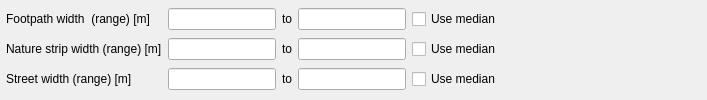
                   <widget class="QWidget" name="widget_6" native="true">
                    <property name="minimumSize">
                     <size>
                      <width>0</width>
                      <height>0</height>
                     </size>
                    </property>
                    <layout class="QGridLayout" name="gridLayout_8">
                     <property name="leftMargin">
                      <number>6</number>
                     </property>
                     <property name="topMargin">
                      <number>6</number>
                     </property>
                     <property name="rightMargin">
                      <number>6</number>
                     </property>
                     <property name="bottomMargin">
                      <number>6</number>
                     </property>
                     <item row="1" column="5">
                      <spacer name="horizontalSpacer_12">
                       <property name="orientation">
                        <enum>Qt::Horizontal</enum>
                       </property>
                       <property name="sizeHint" stdset="0">
                        <size>
                         <width>200</width>
                         <height>20</height>
                        </size>
                       </property>
                      </spacer>
                     </item>
                     <item row="2" column="3">
                      <widget class="QLineEdit" name="w_resnaturestrip_max_box">
                       <property name="text">
                        <string/>
                       </property>
                      </widget>
                     </item>
                     <item row="2" column="1">
                      <widget class="QLineEdit" name="w_resnaturestrip_min_box">
                       <property name="text">
                        <string/>
                       </property>
                      </widget>
                     </item>
                     <item row="2" column="2">
                      <widget class="QLabel" name="w_resnaturestrip_lbl2">
                       <property name="text">
                        <string>to</string>
                       </property>
                      </widget>
                     </item>
                     <item row="1" column="4">
                      <widget class="QCheckBox" name="w_resfootpath_med_check">
                       <property name="text">
                        <string>Use median</string>
                       </property>
                      </widget>
                     </item>
                     <item row="2" column="0">
                      <widget class="QLabel" name="w_resnaturestrip_lbl">
                       <property name="text">
                        <string>Nature strip width (range) [m]</string>
                       </property>
                      </widget>
                     </item>
                     <item row="1" column="0">
                      <widget class="QLabel" name="w_resfootpath_lbl">
                       <property name="text">
                        <string>Footpath width  (range) [m]</string>
                       </property>
                      </widget>
                     </item>
                     <item row="2" column="4">
                      <widget class="QCheckBox" name="w_resnaturestrip_med_check">
                       <property name="text">
                        <string>Use median</string>
                       </property>
                      </widget>
                     </item>
                     <item row="1" column="1">
                      <widget class="QLineEdit" name="w_resfootpath_min_box">
                       <property name="text">
                        <string/>
                       </property>
                      </widget>
                     </item>
                     <item row="1" column="3">
                      <widget class="QLineEdit" name="w_resfootpath_max_box">
                       <property name="text">
                        <string/>
                       </property>
                      </widget>
                     </item>
                     <item row="1" column="2">
                      <widget class="QLabel" name="w_resfootpath_lbl2">
                       <property name="text">
                        <string>to</string>
                       </property>
                      </widget>
                     </item>
                     <item row="3" column="0">
                      <widget class="QLabel" name="w_reslane_lbl">
                       <property name="text">
                        <string>Street width (range) [m]</string>
                       </property>
                      </widget>
                     </item>
                     <item row="3" column="3">
                      <widget class="QLineEdit" name="w_reslane_max_box">
                       <property name="text">
                        <string/>
                       </property>
                      </widget>
                     </item>
                     <item row="3" column="2">
                      <widget class="QLabel" name="w_reslane_lbl2">
                       <property name="text">
                        <string>to</string>
                       </property>
                      </widget>
                     </item>
                     <item row="3" column="1">
                      <widget class="QLineEdit" name="w_reslane_min_box">
                       <property name="text">
                        <string/>
                       </property>
                      </widget>
                     </item>
                     <item row="3" column="4">
                      <widget class="QCheckBox" name="w_reslane_med_check">
                       <property name="text">
                        <string>Use median</string>
                       </property>
                      </widget>
                     </item>
                    </layout>
                   </widget>
